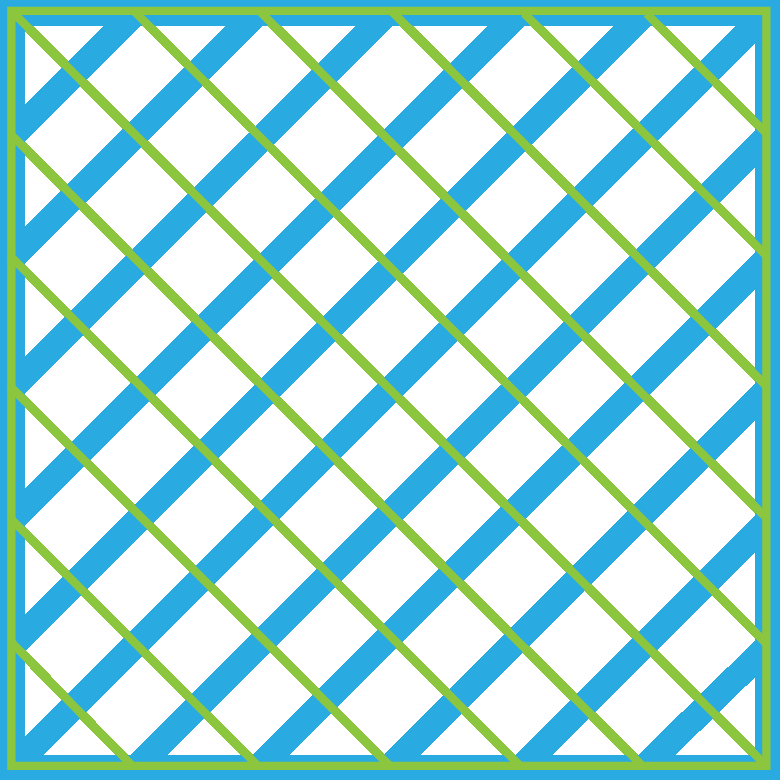
#> input picture Chapter 3/Fast/corner_test_2.png, 780 x 781 px
$ python fast.py
#> lines starting #> are read from the running program, lines starting #| are printed output that depends on the picture; after the words box and inside, x2 and y2 are one past the last pixel; in counts of white or black regions, pixels touching at a corner belong together
import cv2
import numpy as np

image = cv2.imread('corner_test_2.png')
#> image is the input picture: shape (781, 780, 3); mean B, G, R 219.8, 220.8, 171.8

gray = cv2.cvtColor(image, cv2.COLOR_RGB2GRAY)
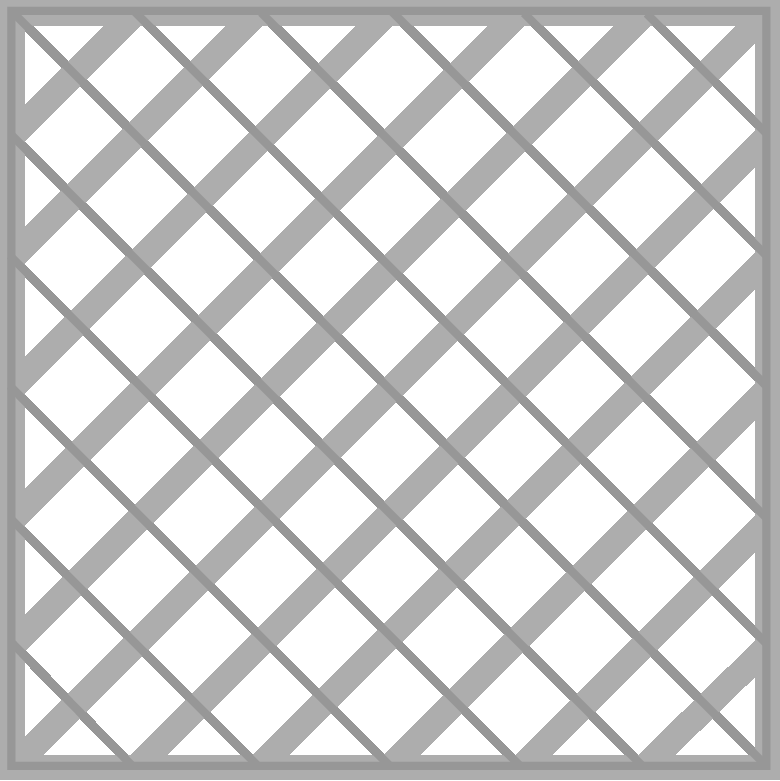
#> gray: shape (781, 780); min 151, max 255, mean 215

fast = cv2.FastFeatureDetector_create()

#Keypoints using non Max Supression
Keypoints_1 = fast.detect(gray, None)
#> Keypoints_1 = 38 keypoints; strongest (x, y, size): (8, 7, 7), (769, 7, 7), (23, 15, 7), (131, 15, 7)

#Set non Max Supression disabled
fast.setNonmaxSuppression(False)

#Keypoints without non max Suppression
Keypoints_2 = fast.detect(gray, None)
#> Keypoints_2 = 2138 keypoints; strongest (x, y, size): (7, 7, 7), (8, 7, 7), (9, 7, 7), (767, 7, 7)

#Create tywo instances of the original image
image_with_nonmax = np.copy(image)
image_without_nonmax = np.copy(image)

# Draw keypoints on top of the input image
cv2.drawKeypoints(image, Keypoints_1, image_with_nonmax, color=(0,35,250))
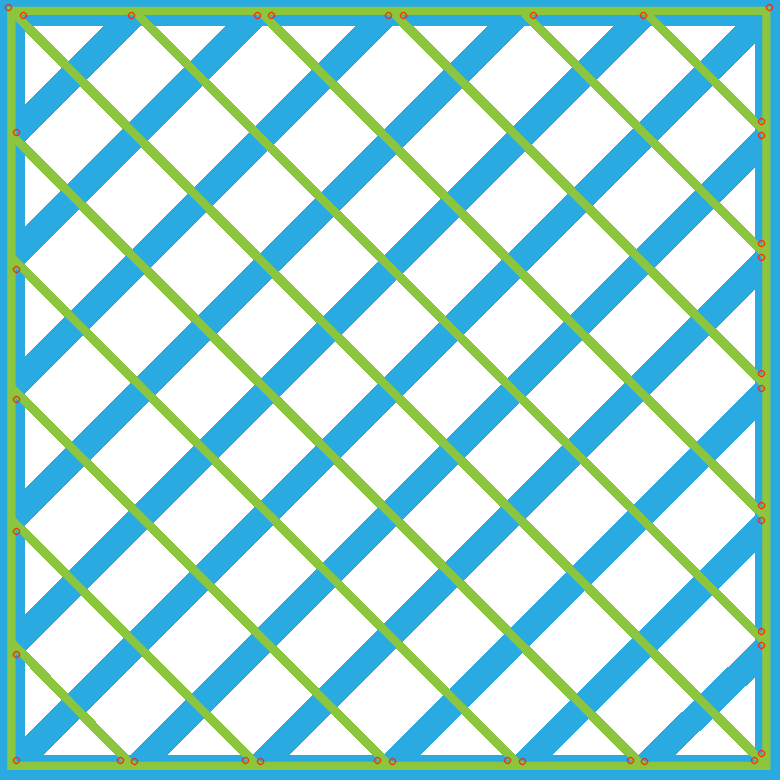
#> image_with_nonmax: shape (781, 780, 3); 0.3% of pixels changed, all inside (x1, y1, x2, y2) = (4, 3, 774, 766)
cv2.drawKeypoints(image, Keypoints_2, image_without_nonmax, color=(0,35,250))
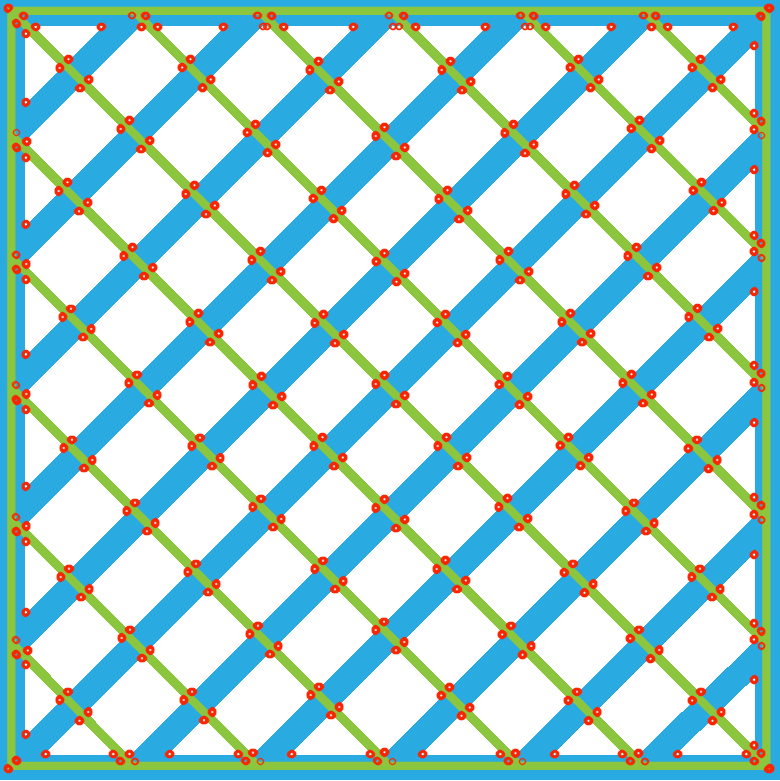
#> image_without_nonmax: shape (781, 780, 3); 5.05% of pixels changed, all inside (x1, y1, x2, y2) = (3, 3, 775, 774)

cv2.imshow('Non max supression',image_with_nonmax)
cv2.imshow('without non max Supression',image_without_nonmax)

cv2.waitKey(0)
cv2.destroyAllWindows()

$ run again, with Chapter 3/Fast/corner_test.png copied over Chapter 3/Fast/corner_test_2.png
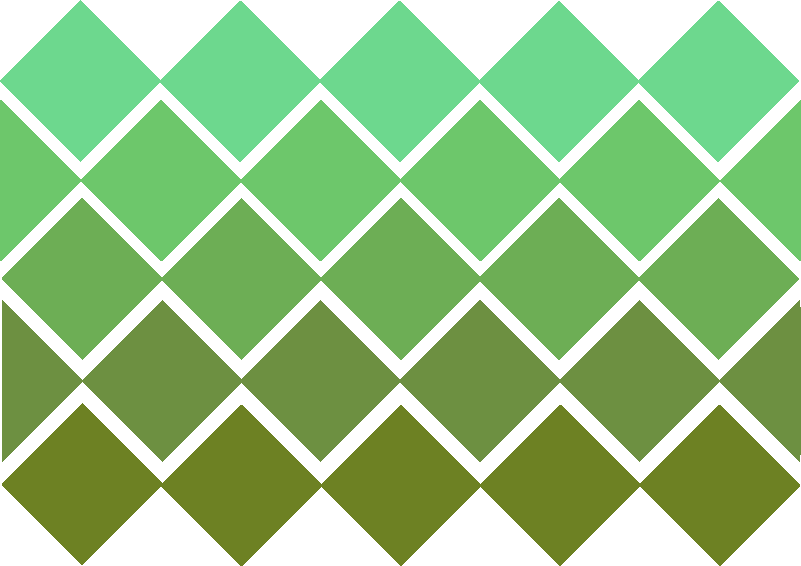
#> input picture Chapter 3/Fast/corner_test.png, 801 x 566 px
#> image is the input picture: shape (566, 801, 3); mean B, G, R 132.5, 194.9, 148.7
#> `gray = cv2.cvtColor(image, cv2.COLOR_RGB2GRAY)`:
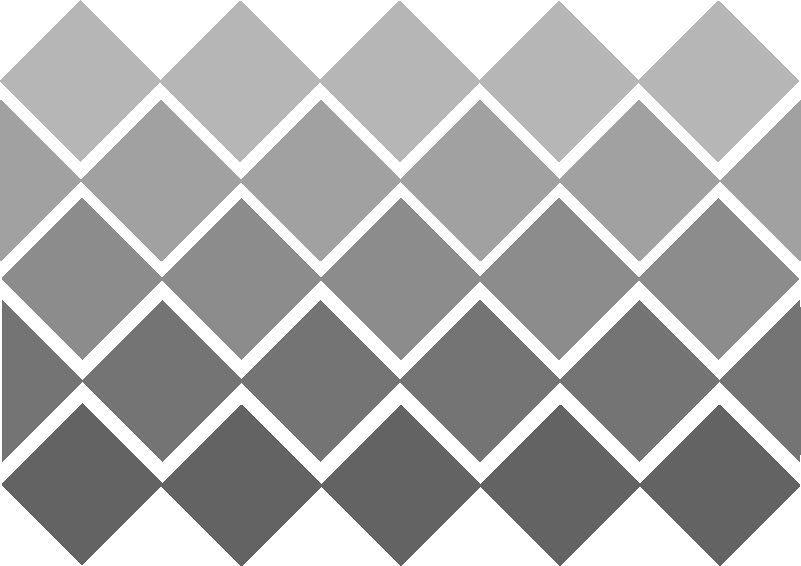
#> gray: shape (566, 801); min 99, max 255, mean 171
#> Keypoints_1 = ()
#> Keypoints_2 = 522 keypoints; strongest (x, y, size): (159, 77, 7), (160, 77, 7), (161, 77, 7), (318, 77, 7)
#> `cv2.drawKeypoints(image, Keypoints_2, image_without_nonmax, color=(0,3..`:
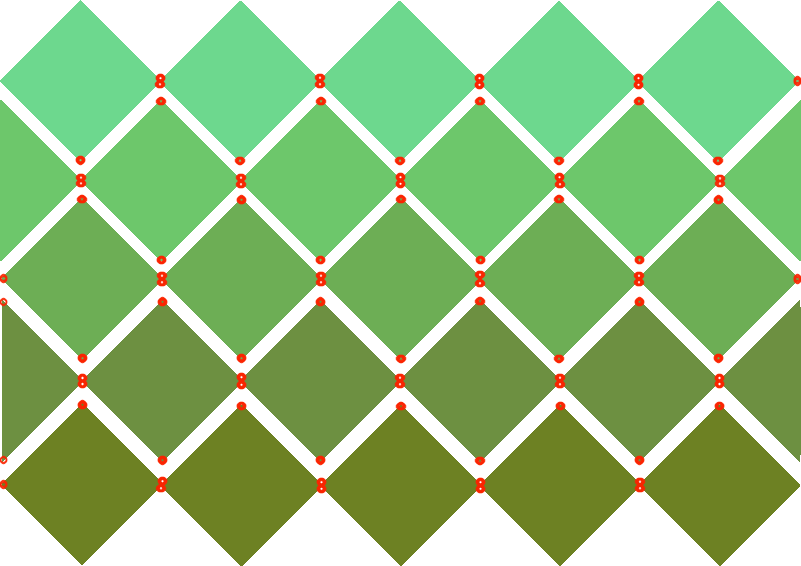
#> image_without_nonmax: shape (566, 801, 3); 1.53% of pixels changed, all inside (x1, y1, x2, y2) = (0, 73, 801, 494)
